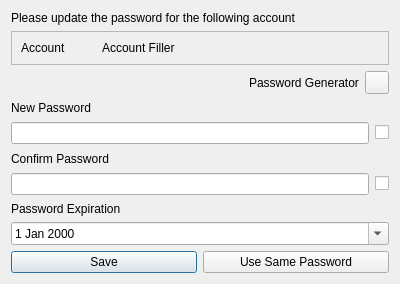
<?xml version="1.0" encoding="UTF-8"?>
<ui version="4.0">
 <class>UpdatePassword</class>
 <widget class="QDialog" name="UpdatePassword">
  <property name="geometry">
   <rect>
    <x>0</x>
    <y>0</y>
    <width>400</width>
    <height>284</height>
   </rect>
  </property>
  <property name="windowTitle">
   <string>Update Password</string>
  </property>
  <layout class="QVBoxLayout" name="verticalLayout_3">
   <item>
    <layout class="QVBoxLayout" name="verticalLayout_5">
     <item>
      <widget class="QLabel" name="lbl_desc">
       <property name="text">
        <string>Please update the password for the following account</string>
       </property>
      </widget>
     </item>
     <item>
      <widget class="QFrame" name="frame_account">
       <property name="frameShape">
        <enum>QFrame::StyledPanel</enum>
       </property>
       <property name="frameShadow">
        <enum>QFrame::Raised</enum>
       </property>
       <layout class="QVBoxLayout" name="verticalLayout_6">
        <item>
         <layout class="QVBoxLayout" name="verticalLayout_7">
          <item>
           <layout class="QHBoxLayout" name="horizontalLayout_6">
            <item>
             <widget class="QLabel" name="lbl_account">
              <property name="maximumSize">
               <size>
                <width>75</width>
                <height>16777215</height>
               </size>
              </property>
              <property name="text">
               <string>Account</string>
              </property>
             </widget>
            </item>
            <item>
             <widget class="QLabel" name="lbl_account_display">
              <property name="text">
               <string>Account Filler</string>
              </property>
             </widget>
            </item>
           </layout>
          </item>
         </layout>
        </item>
       </layout>
      </widget>
     </item>
    </layout>
   </item>
   <item>
    <layout class="QHBoxLayout" name="horizontalLayout_5">
     <item>
      <spacer name="horizontalSpacer">
       <property name="orientation">
        <enum>Qt::Horizontal</enum>
       </property>
       <property name="sizeHint" stdset="0">
        <size>
         <width>40</width>
         <height>20</height>
        </size>
       </property>
      </spacer>
     </item>
     <item>
      <widget class="QLabel" name="lbl_generate_password">
       <property name="text">
        <string>Password Generator</string>
       </property>
      </widget>
     </item>
     <item>
      <widget class="QToolButton" name="tbtn_password_generator">
       <property name="cursor">
        <cursorShape>PointingHandCursor</cursorShape>
       </property>
       <property name="text">
        <string/>
       </property>
      </widget>
     </item>
    </layout>
   </item>
   <item>
    <layout class="QVBoxLayout" name="verticalLayout">
     <item>
      <widget class="QLabel" name="lbl_password1">
       <property name="text">
        <string>New Password</string>
       </property>
      </widget>
     </item>
     <item>
      <layout class="QHBoxLayout" name="horizontalLayout">
       <item>
        <widget class="QLineEdit" name="lne_password1">
         <property name="echoMode">
          <enum>QLineEdit::Password</enum>
         </property>
        </widget>
       </item>
       <item>
        <widget class="QCheckBox" name="chk_show_password1">
         <property name="cursor">
          <cursorShape>PointingHandCursor</cursorShape>
         </property>
         <property name="focusPolicy">
          <enum>Qt::NoFocus</enum>
         </property>
         <property name="text">
          <string/>
         </property>
        </widget>
       </item>
      </layout>
     </item>
    </layout>
   </item>
   <item>
    <layout class="QVBoxLayout" name="verticalLayout_2">
     <item>
      <widget class="QLabel" name="lbl_password2">
       <property name="text">
        <string>Confirm Password</string>
       </property>
      </widget>
     </item>
     <item>
      <layout class="QHBoxLayout" name="horizontalLayout_2">
       <item>
        <widget class="QLineEdit" name="lne_password2">
         <property name="echoMode">
          <enum>QLineEdit::Password</enum>
         </property>
        </widget>
       </item>
       <item>
        <widget class="QCheckBox" name="chk_show_password2">
         <property name="cursor">
          <cursorShape>PointingHandCursor</cursorShape>
         </property>
         <property name="focusPolicy">
          <enum>Qt::NoFocus</enum>
         </property>
         <property name="text">
          <string/>
         </property>
        </widget>
       </item>
      </layout>
     </item>
    </layout>
   </item>
   <item>
    <layout class="QVBoxLayout" name="verticalLayout_4">
     <item>
      <widget class="QLabel" name="lbl_password_exp">
       <property name="text">
        <string>Password Expiration</string>
       </property>
      </widget>
     </item>
     <item>
      <layout class="QHBoxLayout" name="horizontalLayout_3">
       <item>
        <widget class="QDateEdit" name="dte_password_exp">
         <property name="calendarPopup">
          <bool>true</bool>
         </property>
        </widget>
       </item>
      </layout>
     </item>
    </layout>
   </item>
   <item>
    <layout class="QHBoxLayout" name="horizontalLayout_4">
     <item>
      <widget class="QPushButton" name="btn_save">
       <property name="cursor">
        <cursorShape>PointingHandCursor</cursorShape>
       </property>
       <property name="text">
        <string>Save</string>
       </property>
      </widget>
     </item>
     <item>
      <widget class="QPushButton" name="btn_same">
       <property name="cursor">
        <cursorShape>PointingHandCursor</cursorShape>
       </property>
       <property name="text">
        <string>Use Same Password</string>
       </property>
      </widget>
     </item>
    </layout>
   </item>
  </layout>
 </widget>
 <resources/>
 <connections/>
</ui>
